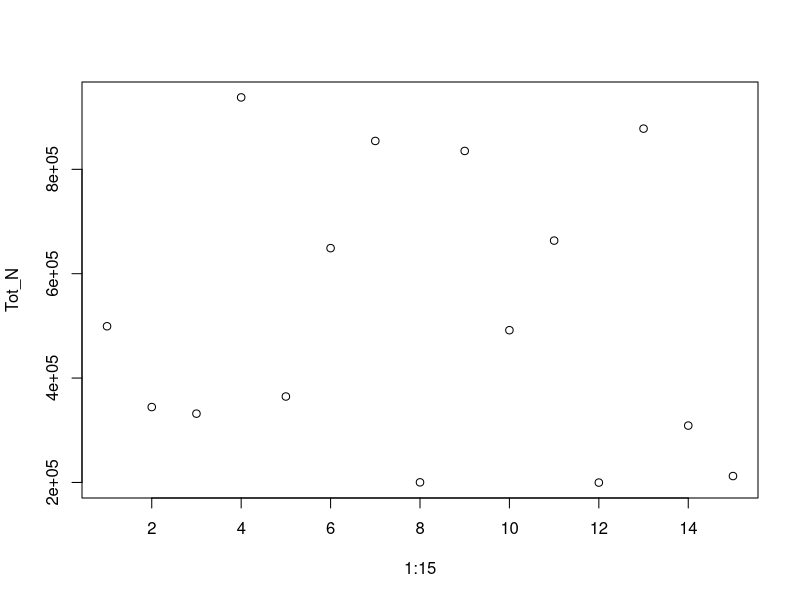

This chart was generated by the following R code:
###
### Data simulation Restigouche-like

library(gtools)
library(coda)
library(boot)
library(tidyverse)

##
rm(list=ls())
#### Generating simulation dataset ####

set.seed(8502)

##_________________________________________________________
## Parameters/variable : Notation ####
## total and wheel abundance: Tot_N, Tot_w
## proportion of each subwatershed: alpha_dir 
## concentration factor: eta
## index of wheel running: y_wheels
## Wheel catchability: theta_wheels
## CMR (marked = captured)
## Capture: C_wheels
## Recapture: R_wheels 

## Using similar structure than the case study: 3 upstream RSTs and 2 downstream RSTs/wheels 
## (RST and wheel are used interchangeably)
## 

## Using the same proportion of wetted area than in the Restigouche:
## Kedgwick = K ; Upsalquitch = U ; Ma = Matapedia ; rest = rest
## proportion of wetted area K = 0.131 ; U = 0.199 ; Ma = 0.191 ; rest = 0.479
p <- c(0.131,0.199,0.191,0.479)

n_years <- 15

## upper bound assuming 32 millions sqm of habitat  x 0.5 0+/m2 * 0.3 survival (Aprahamian)
Tot_N <- runif(n_years, 100000, 1000000 )#round(rnorm(n_years, 700000, 200000 ))
plot(1:15,Tot_N)

## Generating the proportions of smolts in each subwatershed
eta <- 15
alpha_dir <- rdirichlet(n_years, p * eta)
Tot_w<-round(Tot_N*alpha_dir)

### matrix showing which wheels are active 
### proportions based on actual data set
y_wheels <- as.matrix(array(0,dim=c(n_years,5)))

## upstream RSTs
## 1st RST (Kedgwick) works every year 
y_wheels[,1] <- 1
## 2nd RST (Upsalquitch)
y_wheels[,2]<-rbinom(n_years, 1,.67)
## 3rd RST (Matapedia)
y_wheels[,3]<-rbinom(n_years, 1,.17)

## Downstream RSTs
## 4th and 5th RSTs (Butters and Moses)
y_wheels[,4]<-rbinom(n_years, 1,.89)
y_wheels[,5]<-rbinom(n_years, 1,.83)


## We generate 10 dataset to do a bit of replication
## Ideally more but computing time is an issue 
## (low probability of capture = slow convergence)
n_rep <- 10

## annual wheels catchability (based on initial model estimates)

theta_wheels_list <- list() 

for (i in 1:n_rep){
  theta_wheels <- as.matrix(array(0,dim=c(n_years,5)))
  
  theta_wheels[,1] <- rnorm(n_years,logit(0.02),0.3)
  theta_wheels[,2] <- rnorm(n_years,logit(0.025),0.6)
  theta_wheels[,3] <- rnorm(n_years,logit(0.02),0.2)
  theta_wheels[,4] <- rnorm(n_years,logit(0.0025),0.55)
  theta_wheels[,5] <- rnorm(n_years,logit(0.0025),0.35)
  
  theta_wheels <- round(inv.logit(theta_wheels),6)

## keeping only the years of interest
  theta_wheels <- theta_wheels * y_wheels 
  theta_wheels_list[[i]] <- theta_wheels
}

## this is used in the model that incorporate the spliting process upstream of the 2 downstream RSTs
## probability to go throughout one of the two ds wheels

p_ds <- array(NA,dim=c(n_years,5))

p_ds[,4] <- runif(n_years,0.4,0.6)
p_ds[,5] <- 1-p_ds[,4]


## Captures at all wheels
## storing everything in lists

L_C_wheels <- list()
L_R_wheels <- list()
L_R_wheels_pooled <- list()
L_R_other_wheels_4 <- list()
L_R_other_wheels_5 <- list()

for (i in 1:n_rep){

  C_wheels <- as.matrix(array(NA,dim=c(n_years,5)))
  R_wheels <- as.matrix(array(NA,dim=c(n_years,5)))
  R_wheels_pooled <- as.matrix(array(NA,dim=c(n_years,5)))
  
  ## only for the downstream wheels
  ## when operating the downstream RSTs can recapture smolts marked at the upstream RSTs
  R_other_wheels_4 <- as.matrix(array(NA,dim=c(n_years,5)))
  R_other_wheels_5 <- as.matrix(array(NA,dim=c(n_years,5)))
  
  temp_4<-c(1,2,3,5)
  temp_5<-c(1,2,3,4)
  
  for(t in 1:n_years ){
    for(k in 1:3){
      if(y_wheels[t,k]>0){
        C_wheels[t,k] <- rbinom(1,Tot_w[t,k],theta_wheels_list[[i]][t,k])
        R_wheels[t,k] <- rbinom(1,C_wheels[t,k],theta_wheels_list[[i]][t,k])      
      }
    }
    
    ## Wheels 4 and 5 are    
    
    for(k in 4:5){
      if(y_wheels[t,k]>0){
        C_wheels[t,k] <- rbinom(1,round(p_ds[t,k] * Tot_N[t]),theta_wheels_list[[i]][t,k])
        ## REcaptures from the same wheel      
        R_wheels[t,k] <- rbinom(1,round(p_ds[t,k] * C_wheels[t,k]),theta_wheels_list[[i]][t,k]) 
        
      }  
    }
    
## pooled data  
## This is for the models where the downstream RST recaptures of smolts marked at the upstream 
## are assumed to be the same process 
    
    for(k in 4:5){
      if(y_wheels[t,k]>0){
        ##C_wheels[t,k] <- rbinom(1,Tot_N[t],theta_wheels[t,k])
        ## REcaptures from the same wheel
        R_wheels_pooled[t,k] <- rbinom(1,round(p_ds[t,k] * sum(C_wheels[t,1:5],na.rm=T)),theta_wheels_list[[i]][t,k]) 
        
      }  
    }

## REcapture other wheels 
## This is for the models where the downstream RST recaptures of smolts marked at the upstream 
## are assumed to be a different process than the fish marked at a given RST and recpture at the same RST     
    if(y_wheels[t,4]>0){
      for(j in 1:4){
        if(y_wheels[t,temp_4[j]]>0){
          R_other_wheels_4[t,temp_4[j]] <- rbinom(1,round(p_ds[t,4] * C_wheels[t,temp_4[j]]),theta_wheels_list[[i]][t,4]) 
        }
      }
    }
    
    if(y_wheels[t,5]>0){
      for(j in 1:4){
        if(y_wheels[t,temp_5[j]]>0){
          R_other_wheels_5[t,temp_5[j]] <- rbinom(1,round(p_ds[t,5] * C_wheels[t,temp_5[j]]),theta_wheels_list[[i]][t,5]) 
        }
      }
    }

  }  
  L_C_wheels[[i]] <- C_wheels
  L_R_wheels[[i]] <- R_wheels
  L_R_wheels_pooled[[i]] <- R_wheels_pooled
  L_R_other_wheels_4[[i]] <- R_other_wheels_4
  L_R_other_wheels_5[[i]] <- R_other_wheels_5

}

##_______________________________


temp_p_covered <-as.data.frame( t(t(y_wheels[,1:3])*p[1:3]))
temp_p_covered <-temp_p_covered %>% mutate(rest=1-rowSums(.))
temp_p_covered2 <- temp_p_covered
temp_p_covered2[temp_p_covered2== 0] <- NA

temp_p_covered<-as.matrix(temp_p_covered)
dimnames(temp_p_covered) = NULL

p_covered <-as.data.frame(array(as.numeric(),dim=c(15,4)))

temp_I_p <-as.data.frame( t(t(y_wheels[,1:3])*c(1,2,3)))
temp_I_p <-temp_I_p %>% mutate(last=4)
temp_I_p[temp_I_p == 0] <- NA

I_p <-as.data.frame(array(as.numeric(),dim=c(15,4)))

n_dir <- rep(0,15)

for(i in 1:n_years){
  temp<-temp_p_covered2[i,][which(!is.na(temp_p_covered2[i,]))]
  p_covered[i,1:length(temp)]<-temp
  
  n_dir[i]<-length(which(!is.na(p_covered[i,])))
  
  temp<-temp_I_p[i,][which(!is.na(temp_I_p[i,]))]
  I_p[i,1:length(temp)]<-temp
}

I_p<- as.matrix(I_p)
dimnames(I_p) = NULL

p_covered<- as.matrix(p_covered)
dimnames(p_covered) = NULL


theta_wheels_inits1 <- theta_wheels_list[[2]] + rnorm(15*5,0,0.02) 
theta_wheels_inits1 <- theta_wheels_inits1 * y_wheels 

theta_wheels_inits1[theta_wheels_inits1==0]<-NA
theta_wheels_inits1<- abs(theta_wheels_inits1)
L_theta_wheels_inits1 <- logit(theta_wheels_inits1)


theta_wheels_inits2 <- theta_wheels_list[[7]] + rnorm(15*5,0,0.02) 
theta_wheels_inits2 <- theta_wheels_inits1 * y_wheels 

theta_wheels_inits2[theta_wheels_inits2==0]<-NA
theta_wheels_inits2<- abs(theta_wheels_inits2)
L_theta_wheels_inits2 <- logit(theta_wheels_inits2)


p_smolt_prod <-as.matrix(array(as.numeric(0),dim=c(15,4)))

to_match<-c(1,2,3,4)

for(i in 1:n_years){
  
  temp <- na.omit(match(to_match,I_p[i,]))
  for(k in 1:length(temp)){
    p_smolt_prod[i,I_p[i,k]]<-NA
  }
}

#p_smolt_prod[is.na(p_smolt_prod)]<-1

# y_wheels2 <- as.data.frame(y_wheels)
# colnames(y_wheels2) <- c("a","b","c","d","e")
# I_tot <- y_wheels2 %>% mutate(tot=max(d,e) )

##_______________________________________________________________
## Creating dataset list that are used by Jags ####



## All wheels treated independently ####
data_indpt <- list()

for (i in 1:n_rep){

    data_indpt[[i]] =list(
    I_w = y_wheels,
    Y=n_years,
    n_p_dir = n_dir,
    I_p=I_p,
    p_smolt_prod=p_smolt_prod,
    alpha = temp_p_covered ,
    temp4=c(1,2,3,5),
    temp5=c(1,2,3,4),
    
    C=L_C_wheels[[i]], R= L_R_wheels[[i]]

  )

}



## Merging the two downstream RSTs ####
I_merge <- apply(y_wheels[,4:5],1,sum)
I_merge[I_merge>0]<-1


data_merge <- list()

temp <- L_R_wheels[[i]][,5]
temp[is.na(temp)]<-0


for (i in 1:n_rep){
  
  temp1 <- L_R_wheels[[i]][,4]
  temp1[is.na(temp1)]<-0
  
  
  temp2 <- L_R_wheels[[i]][,5]
  temp2[is.na(temp2)]<-0
  
  
  
  data_merge[[i]] =list(
    I_w = y_wheels,
    Y=n_years,
    n_p_dir = n_dir,
    I_p=I_p,
    p_smolt_prod=p_smolt_prod,
    alpha = temp_p_covered ,
    temp4=c(1,2,3,5),
    temp5=c(1,2,3,4),
    
    C=L_C_wheels[[i]], R= L_R_wheels[[i]],
    I_merge = I_merge,
    C_merge = apply(L_C_wheels[[i]][,4:5],1,sum,na.rm=T),
    R_merge = temp1+
              temp2+ 
              apply(L_R_other_wheels_4[[i]],1,sum,na.rm=T) + apply(L_R_other_wheels_5[[i]],1,sum,na.rm=T)
    
    
  )
  
}

## Recaptures from other RSTs at the downstream RSTs treated as a different process ####

data_oth_wheels_R <- list()


for (i in 1:n_rep){
  data_oth_wheels_R[[i]]=list(
    
    
    I_w = y_wheels,
    Y=n_years,
    n_p_dir = n_dir,
    I_p=I_p,
    p_smolt_prod=p_smolt_prod,
    alpha = temp_p_covered ,
    C=L_C_wheels[[i]], R= L_R_wheels[[i]],
    R_other_4=L_R_other_wheels_4[[i]],
    R_other_5=L_R_other_wheels_5[[i]],
    
    temp4=c(1,2,3,5),
    temp5=c(1,2,3,4)
    
    )
}


## All Recaptures at each downstream RSTs pooled together #### 

data_pooled <- list()


for (i in 1:n_rep){
  L_R_wheels_pooled[[i]][,1:3] <- L_R_wheels[[i]][,1:3]
  
  data_pooled[[i]]=list(
    
    I_w = y_wheels,
    Y=n_years,
    n_p_dir = n_dir,
    I_p=I_p,
    p_smolt_prod=p_smolt_prod,
    alpha = temp_p_covered ,
    C=L_C_wheels[[i]], R= L_R_wheels_pooled[[i]],
    
    temp4=c(1,2,3,5),
    temp5=c(1,2,3,4)
    
  )
}


##_____________________________________________________
#### Generating the Inits for 2 chains ####



delta_inits <- p_covered
#delta_inits[is.na(delta_inits)]<-0.5


inits =list( 
  list(
    mu_theta = rep(-0.2,5),
    sigma_theta = rep(0.1,5),
    mu_lambda = 400000,
    beta_lambda = 0.001,
    lambda_Nm_tot = rep(400000,n_years),
    
    eta_alphaN=10,
    
    delta = delta_inits,#I_p,
    
    L_theta = L_theta_wheels_inits1
  ),
  list(
    mu_theta = rep(5,5),
    sigma_theta = rep(5,5),
    mu_lambda = 100000,
    beta_lambda = 0.5,
    lambda_Nm_tot = rep(100000,n_years),
    
    eta_alphaN=1,
    
    delta = delta_inits,#I_p,
    
    L_theta = L_theta_wheels_inits2
  )  
  
  
  
)

inits_merge =list( 
  list(
    mu_theta = rep(-0.2,5),
    sigma_theta = rep(0.1,5),
    mu_lambda = 400000,
    beta_lambda = 0.001,
    lambda_Nm_tot = rep(400000,n_years),
    
    eta_alphaN=10,
    
    delta = delta_inits,#I_p,
    
    L_theta = L_theta_wheels_inits1[,1:4]
  ),
  list(
    mu_theta = rep(5,5),
    sigma_theta = rep(5,5),
    mu_lambda = 100000,
    beta_lambda = 0.5,
    lambda_Nm_tot = rep(100000,n_years),
    
    eta_alphaN=1,
    
    delta = delta_inits,#I_p,
    
    L_theta = L_theta_wheels_inits2[,1:4]
  )  
  
  
  
)









